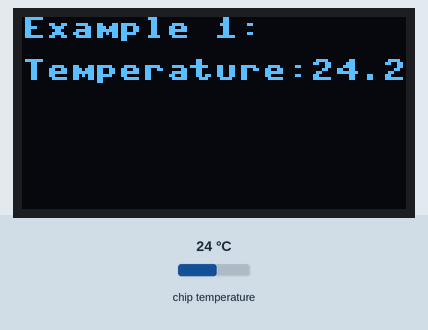
Bench run of a program on a simulated Raspberry Pi Pico running MicroPython. On the bench: 128×64 one-colour display. The test bench sets the inputs (shaded band); at power-on: chip temperature 24 °C. Library files of the repository ran but are not shown: ssd1306.py; what the program prints to the serial console is not drawn.

Above: at 2.6 s.
2.7 s: chip temperature set to 1 °C
At 7.2 s:
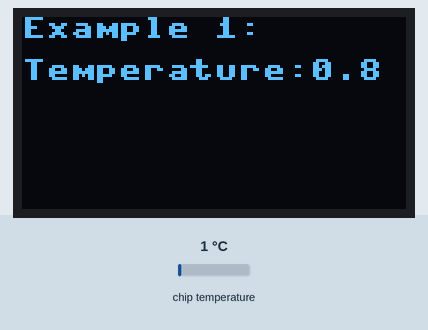
7.6 s: chip temperature set to 11 °C
At 10.9 s:
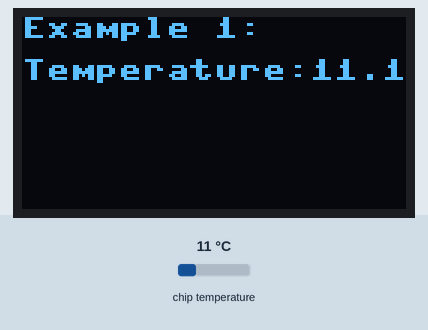
11.6 s: chip temperature set to 22 °C
At 14.6 s:
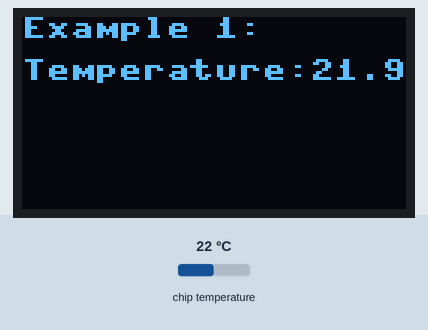
Timing chart, 0 to 16.1 s (numbered marks = the images above; inputs shaded):
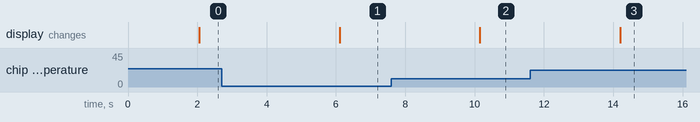

Measured:
- after the input at 2.7 s, the display: changes after 3.4 s (image 1)
- after the input at 7.6 s, the display: changes after 2.6 s (image 2)
- after the input at 11.6 s, the display: changes after 2.6 s (image 3)

The program:

main.py
```python
from machine import Pin, I2C
from ssd1306 import SSD1306_I2C
import framebuf
import time

WIDTH = 128
HEIGHT = 64

i2c = I2C(0, scl = Pin(17), sda = Pin(16), freq=400000)

display = SSD1306_I2C(128, 64, i2c)

# display.invert(1)
#display.contrast(100)

def read_temp():
    sensor_temp = machine.ADC(4)
    conversion_factor = 3.3 / (65535)
    reading = sensor_temp.read_u16() * conversion_factor
    temperature = 27 - (reading - 0.706)/0.001721
    formatted_temperature = "{:.1f}".format(temperature)
    string_temperature = str("Temperature:" + formatted_temperature)
    print(string_temperature)
    time.sleep(2)
    return string_temperature


while True:
    display.text('Example 1:',0,0)
    temperature = read_temp()
    display.text(temperature,0,14)
    display.show()
    display.fill(0)
```
